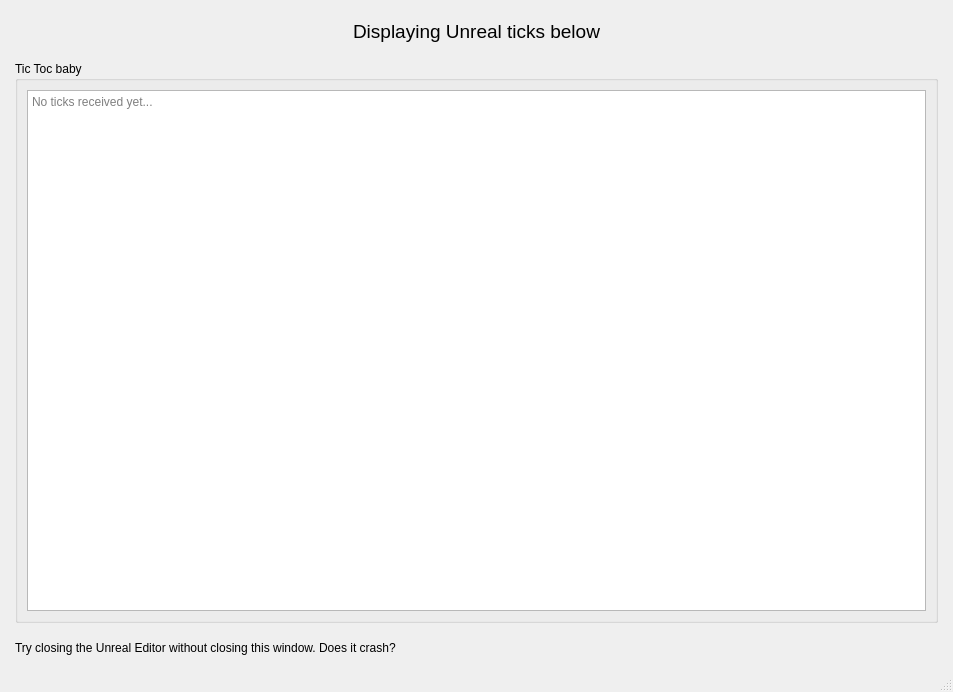
<?xml version="1.0" encoding="UTF-8"?>
<ui version="4.0">
 <class>MainWindow</class>
 <widget class="QMainWindow" name="MainWindow">
  <property name="geometry">
   <rect>
    <x>0</x>
    <y>0</y>
    <width>953</width>
    <height>692</height>
   </rect>
  </property>
  <property name="windowTitle">
   <string>Demo QMainWindow</string>
  </property>
  <widget class="QWidget" name="centralwidget">
   <layout class="QVBoxLayout" name="verticalLayout_2">
    <property name="spacing">
     <number>18</number>
    </property>
    <property name="leftMargin">
     <number>15</number>
    </property>
    <property name="topMargin">
     <number>20</number>
    </property>
    <property name="rightMargin">
     <number>15</number>
    </property>
    <property name="bottomMargin">
     <number>15</number>
    </property>
    <item>
     <widget class="QLabel" name="label">
      <property name="text">
       <string>&lt;html&gt;&lt;head/&gt;&lt;body&gt;&lt;p&gt;&lt;span style=&quot; font-size:14pt;&quot;&gt;Displaying Unreal ticks below&lt;/span&gt;&lt;/p&gt;&lt;/body&gt;&lt;/html&gt;</string>
      </property>
      <property name="alignment">
       <set>Qt::AlignCenter</set>
      </property>
     </widget>
    </item>
    <item>
     <widget class="QGroupBox" name="groupBox">
      <property name="title">
       <string>Tic Toc baby</string>
      </property>
      <layout class="QVBoxLayout" name="verticalLayout">
       <item>
        <widget class="QPlainTextEdit" name="ticks">
         <property name="readOnly">
          <bool>true</bool>
         </property>
         <property name="placeholderText">
          <string>No ticks received yet...</string>
         </property>
        </widget>
       </item>
      </layout>
     </widget>
    </item>
    <item>
     <widget class="QLabel" name="label_2">
      <property name="text">
       <string>Try closing the Unreal Editor without closing this window. Does it crash?</string>
      </property>
     </widget>
    </item>
   </layout>
  </widget>
  <widget class="QMenuBar" name="menubar">
   <property name="geometry">
    <rect>
     <x>0</x>
     <y>0</y>
     <width>953</width>
     <height>22</height>
    </rect>
   </property>
  </widget>
  <widget class="QStatusBar" name="statusbar"/>
 </widget>
 <resources/>
 <connections/>
</ui>
